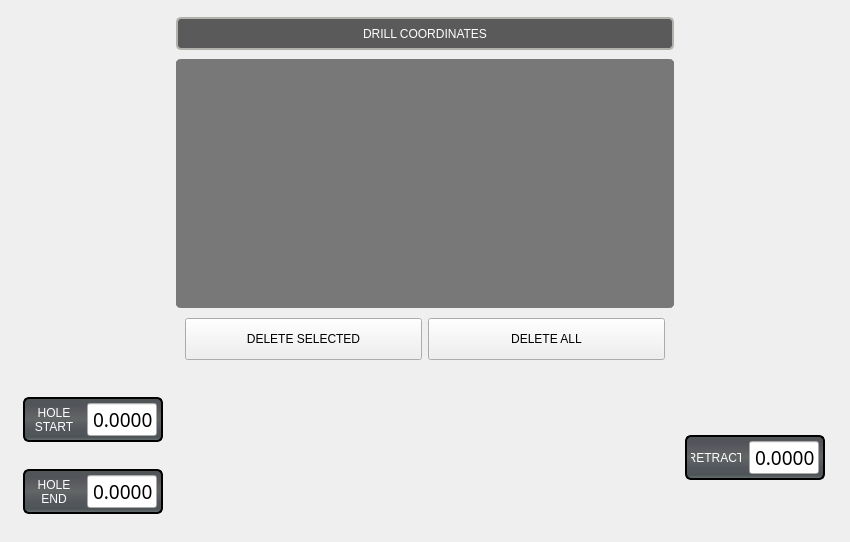
    <widget class="QWidget" name="widget" native="true">
     <property name="maximumSize">
      <size>
       <width>16777215</width>
       <height>580</height>
      </size>
     </property>
     <layout class="QHBoxLayout" name="horizontalLayout_2">
      <property name="spacing">
       <number>30</number>
      </property>
      <property name="leftMargin">
       <number>6</number>
      </property>
      <property name="topMargin">
       <number>6</number>
      </property>
      <property name="rightMargin">
       <number>6</number>
      </property>
      <property name="bottomMargin">
       <number>6</number>
      </property>
      <item alignment="Qt::AlignHCenter|Qt::AlignVCenter">
       <widget class="QWidget" name="widget" native="true">
        <property name="sizePolicy">
         <sizepolicy hsizetype="Preferred" vsizetype="Preferred">
          <horstretch>0</horstretch>
          <verstretch>0</verstretch>
         </sizepolicy>
        </property>
        <property name="minimumSize">
         <size>
          <width>0</width>
          <height>530</height>
         </size>
        </property>
        <property name="maximumSize">
         <size>
          <width>16777215</width>
          <height>550</height>
         </size>
        </property>
        <layout class="QVBoxLayout" name="verticalLayout">
         <property name="topMargin">
          <number>1</number>
         </property>
         <item alignment="Qt::AlignHCenter">
          <widget class="QWidget" name="widget" native="true">
           <property name="maximumSize">
            <size>
             <width>880</width>
             <height>16777215</height>
            </size>
           </property>
           <layout class="QVBoxLayout" name="verticalLayout_2">
            <property name="bottomMargin">
             <number>1</number>
            </property>
            <item>
             <widget class="QWidget" name="widget_2" native="true">
              <property name="sizePolicy">
               <sizepolicy hsizetype="Fixed" vsizetype="Preferred">
                <horstretch>0</horstretch>
                <verstretch>0</verstretch>
               </sizepolicy>
              </property>
              <property name="minimumSize">
               <size>
                <width>500</width>
                <height>0</height>
               </size>
              </property>
              <layout class="QVBoxLayout" name="verticalLayout_4">
               <property name="spacing">
                <number>9</number>
               </property>
               <property name="leftMargin">
                <number>1</number>
               </property>
               <property name="topMargin">
                <number>1</number>
               </property>
               <property name="rightMargin">
                <number>1</number>
               </property>
               <property name="bottomMargin">
                <number>1</number>
               </property>
               <item>
                <widget class="QLabel" name="xy_coord_header">
                 <property name="minimumSize">
                  <size>
                   <width>0</width>
                   <height>33</height>
                  </size>
                 </property>
                 <property name="maximumSize">
                  <size>
                   <width>16777215</width>
                   <height>33</height>
                  </size>
                 </property>
                 <property name="styleSheet">
                  <string notr="true">QLabel{
    border-style: solid;
    border-color: rgb(176, 179, 172);
    border-width: 2px;
    border-radius: 5px;
    color: white;
    background: rgb(90, 90, 90);
	font: 15pt &quot;Bebas Kai&quot;;
}</string>
                 </property>
                 <property name="text">
                  <string>DRILL COORDINATES</string>
                 </property>
                 <property name="alignment">
                  <set>Qt::AlignCenter</set>
                 </property>
                </widget>
               </item>
               <item>
                <widget class="QTableView" name="xy_coord_input">
                 <property name="styleSheet">
                  <string notr="true">QTableView,
QHeaderView {
    font: 14pt &quot;Bebas Kai&quot;;
	background-color: rgb(220, 220, 220);
	color: black;
    border: none;
}

QTableView {
   	border-top: 8px rgb(120, 120, 120);
	border-left: 4px  rgb(120, 120, 120);
	border-bottom: 5px rgb(120, 120, 120);
	border-right: 4px rgb(120, 120, 120);
	border-radius: 5px;
	border-color: rgb(120, 120, 120);
	border-style: solid;
	background-color: rgb(120, 120, 120);
    gridline-color: rgb(203, 203, 203);
	alternate-background-color: rgb(90, 90, 90);
}</string>
                 </property>
                 <attribute name="horizontalHeaderDefaultSectionSize">
                  <number>200</number>
                 </attribute>
                 <attribute name="horizontalHeaderStretchLastSection">
                  <bool>true</bool>
                 </attribute>
                </widget>
               </item>
               <item>
                <widget class="QWidget" name="widget" native="true">
                 <layout class="QHBoxLayout" name="horizontalLayout_3">
                  <property name="topMargin">
                   <number>1</number>
                  </property>
                  <item>
                   <widget class="QPushButton" name="delete_selected_input">
                    <property name="minimumSize">
                     <size>
                      <width>150</width>
                      <height>42</height>
                     </size>
                    </property>
                    <property name="maximumSize">
                     <size>
                      <width>16777215</width>
                      <height>42</height>
                     </size>
                    </property>
                    <property name="styleSheet">
                     <string notr="true">font: 14pt &quot;Bebas Kai&quot;;</string>
                    </property>
                    <property name="text">
                     <string>DELETE SELECTED</string>
                    </property>
                   </widget>
                  </item>
                  <item>
                   <widget class="QPushButton" name="delete_all_input">
                    <property name="minimumSize">
                     <size>
                      <width>150</width>
                      <height>42</height>
                     </size>
                    </property>
                    <property name="maximumSize">
                     <size>
                      <width>16777215</width>
                      <height>42</height>
                     </size>
                    </property>
                    <property name="styleSheet">
                     <string notr="true">font: 14pt &quot;Bebas Kai&quot;;</string>
                    </property>
                    <property name="text">
                     <string>DELETE ALL</string>
                    </property>
                   </widget>
                  </item>
                 </layout>
                </widget>
               </item>
              </layout>
             </widget>
            </item>
           </layout>
          </widget>
         </item>
         <item alignment="Qt::AlignHCenter|Qt::AlignVCenter">
          <widget class="QWidget" name="widget" native="true">
           <property name="minimumSize">
            <size>
             <width>820</width>
             <height>150</height>
            </size>
           </property>
           <property name="maximumSize">
            <size>
             <width>800</width>
             <height>150</height>
            </size>
           </property>
           <widget class="QLabel" name="label">
            <property name="geometry">
             <rect>
              <x>124</x>
              <y>4</y>
              <width>555</width>
              <height>140</height>
             </rect>
            </property>
            <property name="sizePolicy">
             <sizepolicy hsizetype="Fixed" vsizetype="Fixed">
              <horstretch>0</horstretch>
              <verstretch>0</verstretch>
             </sizepolicy>
            </property>
            <property name="minimumSize">
             <size>
              <width>555</width>
              <height>140</height>
             </size>
            </property>
            <property name="maximumSize">
             <size>
              <width>555</width>
              <height>140</height>
             </size>
            </property>
            <property name="text">
             <string/>
            </property>
            <property name="pixmap">
             <pixmap>:/images/drill_block_front.png</pixmap>
            </property>
            <property name="alignment">
             <set>Qt::AlignHCenter|Qt::AlignTop</set>
            </property>
           </widget>
           <widget class="QFrame" name="frame_55">
            <property name="geometry">
             <rect>
              <x>670</x>
              <y>58</y>
              <width>140</width>
              <height>45</height>
             </rect>
            </property>
            <property name="sizePolicy">
             <sizepolicy hsizetype="Fixed" vsizetype="Fixed">
              <horstretch>0</horstretch>
              <verstretch>0</verstretch>
             </sizepolicy>
            </property>
            <property name="minimumSize">
             <size>
              <width>140</width>
              <height>45</height>
             </size>
            </property>
            <property name="maximumSize">
             <size>
              <width>140</width>
              <height>45</height>
             </size>
            </property>
            <property name="styleSheet">
             <string notr="true">.QFrame{
    border-style: solid;
    border-color: black;
    border-width: 2px;
    border-radius: 6px;
    color: rgb(238, 238, 236);
	background-color: qlineargradient(spread:pad, x1:0, y1:0, x2:0, y2:1, stop:0 rgb(81, 86, 85), stop:0.489795 rgb(99, 102, 102), stop:0.699799 rgb(85, 88, 94), stop:0.90444 rgb(77, 84, 86), stop:0.160246 rgb(83, 84, 91), stop:1 rgb(109, 115, 118));
}</string>
            </property>
            <layout class="QHBoxLayout" name="horizontalLayout_215">
             <property name="leftMargin">
              <number>2</number>
             </property>
             <property name="topMargin">
              <number>2</number>
             </property>
             <property name="rightMargin">
              <number>2</number>
             </property>
             <property name="bottomMargin">
              <number>2</number>
             </property>
             <item>
              <widget class="QLabel" name="label_149">
               <property name="sizePolicy">
                <sizepolicy hsizetype="Fixed" vsizetype="Fixed">
                 <horstretch>0</horstretch>
                 <verstretch>0</verstretch>
                </sizepolicy>
               </property>
               <property name="minimumSize">
                <size>
                 <width>50</width>
                 <height>33</height>
                </size>
               </property>
               <property name="maximumSize">
                <size>
                 <width>35</width>
                 <height>33</height>
                </size>
               </property>
               <property name="styleSheet">
                <string notr="true">QLabel{
font: 75 13pt &quot;Bebas Kai&quot;;
color: rgb(255, 255, 255);
}</string>
               </property>
               <property name="text">
                <string>RETRACT</string>
               </property>
               <property name="alignment">
                <set>Qt::AlignCenter</set>
               </property>
               <property name="wordWrap">
                <bool>true</bool>
               </property>
              </widget>
             </item>
             <item>
              <widget class="FloatLineEdit" name="retract_height_input">
               <property name="sizePolicy">
                <sizepolicy hsizetype="Expanding" vsizetype="Fixed">
                 <horstretch>70</horstretch>
                 <verstretch>33</verstretch>
                </sizepolicy>
               </property>
               <property name="maximumSize">
                <size>
                 <width>70</width>
                 <height>33</height>
                </size>
               </property>
               <property name="font">
                <font>
                 <family>BebasKai</family>
                 <pointsize>14</pointsize>
                </font>
               </property>
               <property name="styleSheet">
                <string notr="true">QLabel {
    border-style: transparent;
    border-color: rgb(235, 235, 235);
    border-width: 1px;
    border-radius: 5px;
    color: black;
    background: white;
	font: 14pt &quot;Bebas Kai&quot;;
}</string>
               </property>
               <property name="text">
                <string>0.0000</string>
               </property>
               <property name="alignment">
                <set>Qt::AlignRight|Qt::AlignTrailing|Qt::AlignVCenter</set>
               </property>
               <property name="format_string" stdset="0">
                <string>{0:.4f}</string>
               </property>
               <property name="bottom" stdset="0">
                <double>-179769313486231570814527423731704356798070567525844996598917476803157260780028538760589558632766878171540458953514382464234321326889464182768467546703537516986049910576551282076245490090389328944075868508455133942304583236903222948165808559332123348274797826204144723168738177180919299881250404026184124858368.000000000000000</double>
               </property>
              </widget>
             </item>
            </layout>
           </widget>
           <widget class="QFrame" name="frame_57">
            <property name="geometry">
             <rect>
              <x>8</x>
              <y>92</y>
              <width>140</width>
              <height>45</height>
             </rect>
            </property>
            <property name="sizePolicy">
             <sizepolicy hsizetype="Fixed" vsizetype="Fixed">
              <horstretch>0</horstretch>
              <verstretch>0</verstretch>
             </sizepolicy>
            </property>
            <property name="minimumSize">
             <size>
              <width>140</width>
              <height>45</height>
             </size>
            </property>
            <property name="maximumSize">
             <size>
              <width>140</width>
              <height>45</height>
             </size>
            </property>
            <property name="styleSheet">
             <string notr="true">.QFrame{
    border-style: solid;
    border-color: black;
    border-width: 2px;
    border-radius: 6px;
    color: rgb(238, 238, 236);
	background-color: qlineargradient(spread:pad, x1:0, y1:0, x2:0, y2:1, stop:0 rgb(81, 86, 85), stop:0.489795 rgb(99, 102, 102), stop:0.699799 rgb(85, 88, 94), stop:0.90444 rgb(77, 84, 86), stop:0.160246 rgb(83, 84, 91), stop:1 rgb(109, 115, 118));
}</string>
            </property>
            <layout class="QHBoxLayout" name="horizontalLayout_217">
             <property name="leftMargin">
              <number>2</number>
             </property>
             <property name="topMargin">
              <number>2</number>
             </property>
             <property name="rightMargin">
              <number>2</number>
             </property>
             <property name="bottomMargin">
              <number>2</number>
             </property>
             <item>
              <widget class="QLabel" name="label_153">
               <property name="sizePolicy">
                <sizepolicy hsizetype="Fixed" vsizetype="Fixed">
                 <horstretch>0</horstretch>
                 <verstretch>0</verstretch>
                </sizepolicy>
               </property>
               <property name="minimumSize">
                <size>
                 <width>50</width>
                 <height>33</height>
                </size>
               </property>
               <property name="maximumSize">
                <size>
                 <width>50</width>
                 <height>33</height>
                </size>
               </property>
               <property name="styleSheet">
                <string notr="true">QLabel{
font: 75 13pt &quot;Bebas Kai&quot;;
color: rgb(255, 255, 255);
}</string>
               </property>
               <property name="text">
                <string>HOLE END</string>
               </property>
               <property name="alignment">
                <set>Qt::AlignCenter</set>
               </property>
               <property name="wordWrap">
                <bool>true</bool>
               </property>
              </widget>
             </item>
             <item>
              <widget class="FloatLineEdit" name="z_end_input">
               <property name="sizePolicy">
                <sizepolicy hsizetype="Expanding" vsizetype="Fixed">
                 <horstretch>70</horstretch>
                 <verstretch>33</verstretch>
                </sizepolicy>
               </property>
               <property name="maximumSize">
                <size>
                 <width>70</width>
                 <height>33</height>
                </size>
               </property>
               <property name="font">
                <font>
                 <family>BebasKai</family>
                 <pointsize>14</pointsize>
                </font>
               </property>
               <property name="styleSheet">
                <string notr="true">QLabel {
    border-style: transparent;
    border-color: rgb(235, 235, 235);
    border-width: 1px;
    border-radius: 5px;
    color: black;
    background: white;
	font: 14pt &quot;Bebas Kai&quot;;
}</string>
               </property>
               <property name="text">
                <string>0.0000</string>
               </property>
               <property name="alignment">
                <set>Qt::AlignRight|Qt::AlignTrailing|Qt::AlignVCenter</set>
               </property>
               <property name="format_string" stdset="0">
                <string>{0:.4f}</string>
               </property>
               <property name="bottom" stdset="0">
                <double>-179769313486231570814527423731704356798070567525844996598917476803157260780028538760589558632766878171540458953514382464234321326889464182768467546703537516986049910576551282076245490090389328944075868508455133942304583236903222948165808559332123348274797826204144723168738177180919299881250404026184124858368.000000000000000</double>
               </property>
              </widget>
             </item>
            </layout>
           </widget>
           <widget class="QFrame" name="frame_56">
            <property name="geometry">
             <rect>
              <x>8</x>
              <y>20</y>
              <width>140</width>
              <height>45</height>
             </rect>
            </property>
            <property name="sizePolicy">
             <sizepolicy hsizetype="Fixed" vsizetype="Fixed">
              <horstretch>0</horstretch>
              <verstretch>0</verstretch>
             </sizepolicy>
            </property>
            <property name="minimumSize">
             <size>
              <width>140</width>
              <height>45</height>
             </size>
            </property>
            <property name="maximumSize">
             <size>
              <width>140</width>
              <height>45</height>
             </size>
            </property>
            <property name="styleSheet">
             <string notr="true">.QFrame{
    border-style: solid;
    border-color: black;
    border-width: 2px;
    border-radius: 6px;
    color: rgb(238, 238, 236);
	background-color: qlineargradient(spread:pad, x1:0, y1:0, x2:0, y2:1, stop:0 rgb(81, 86, 85), stop:0.489795 rgb(99, 102, 102), stop:0.699799 rgb(85, 88, 94), stop:0.90444 rgb(77, 84, 86), stop:0.160246 rgb(83, 84, 91), stop:1 rgb(109, 115, 118));
}</string>
            </property>
            <layout class="QHBoxLayout" name="horizontalLayout_219">
             <property name="leftMargin">
              <number>2</number>
             </property>
             <property name="topMargin">
              <number>2</number>
             </property>
             <property name="rightMargin">
              <number>2</number>
             </property>
             <property name="bottomMargin">
              <number>2</number>
             </property>
             <item>
              <widget class="QLabel" name="label_154">
               <property name="sizePolicy">
                <sizepolicy hsizetype="Fixed" vsizetype="Fixed">
                 <horstretch>0</horstretch>
                 <verstretch>0</verstretch>
                </sizepolicy>
               </property>
               <property name="minimumSize">
                <size>
                 <width>50</width>
                 <height>33</height>
                </size>
               </property>
               <property name="maximumSize">
                <size>
                 <width>50</width>
                 <height>33</height>
                </size>
               </property>
               <property name="styleSheet">
                <string notr="true">QLabel{
font: 75 13pt &quot;Bebas Kai&quot;;
color: rgb(255, 255, 255);
}</string>
               </property>
               <property name="text">
                <string>HOLE START</string>
               </property>
               <property name="alignment">
                <set>Qt::AlignCenter</set>
               </property>
               <property name="wordWrap">
                <bool>true</bool>
               </property>
              </widget>
             </item>
             <item>
              <widget class="FloatLineEdit" name="z_start_input">
               <property name="sizePolicy">
                <sizepolicy hsizetype="Expanding" vsizetype="Fixed">
                 <horstretch>70</horstretch>
                 <verstretch>33</verstretch>
                </sizepolicy>
               </property>
               <property name="maximumSize">
                <size>
                 <width>70</width>
                 <height>33</height>
                </size>
               </property>
               <property name="font">
                <font>
                 <family>BebasKai</family>
                 <pointsize>14</pointsize>
                </font>
               </property>
               <property name="styleSheet">
                <string notr="true">QLabel {
    border-style: transparent;
    border-color: rgb(235, 235, 235);
    border-width: 1px;
    border-radius: 5px;
    color: black;
    background: white;
	font: 14pt &quot;Bebas Kai&quot;;
}</string>
               </property>
               <property name="text">
                <string>0.0000</string>
               </property>
               <property name="alignment">
                <set>Qt::AlignRight|Qt::AlignTrailing|Qt::AlignVCenter</set>
               </property>
               <property name="format_string" stdset="0">
                <string>{0:.4f}</string>
               </property>
               <property name="bottom" stdset="0">
                <double>-179769313486231570814527423731704356798070567525844996598917476803157260780028538760589558632766878171540458953514382464234321326889464182768467546703537516986049910576551282076245490090389328944075868508455133942304583236903222948165808559332123348274797826204144723168738177180919299881250404026184124858368.000000000000000</double>
               </property>
              </widget>
             </item>
            </layout>
           </widget>
          </widget>
         </item>
        </layout>
       </widget>
      </item>
     </layout>
    </widget>
